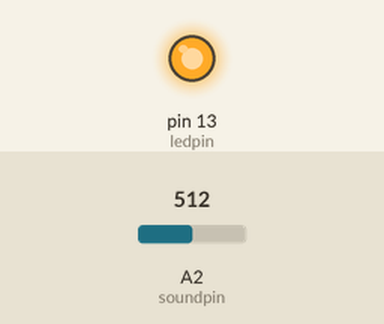
Simulated run of this sketch. Board: Arduino Nano, built with avr-gcc and run on an emulated ATmega328P. Shown: output pins drawn as LEDs (lit = HIGH). The inputs (shaded band) are chosen by the test bench; at power-on: A2 (soundpin) = 512.

Above: at 1.8 s.
1.9 s: A2 (soundpin) set to 209
3.4 s: A2 (soundpin) set to 187
At 4.8 s:
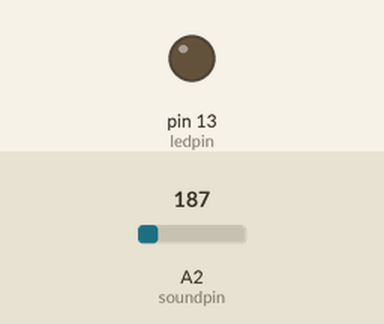
5.5 s: A2 (soundpin) set to 210
At 5.9 s:
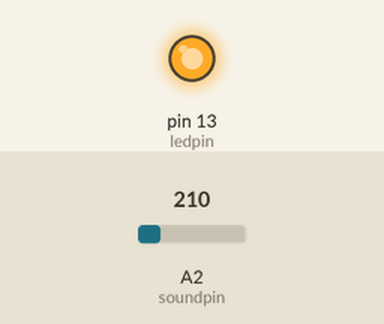
7.0 s: A2 (soundpin) set to 190
At 8.6 s:
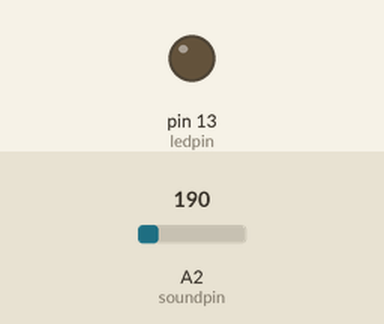
Timing chart, 0 to 10.0 s (numbered marks = the images above; inputs shaded):
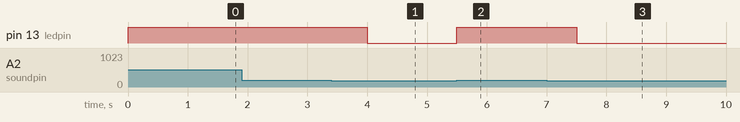

The sketch:

Clap_Switch_with_Arduino.ino
```cpp
// with arduino
//Using a Arduino Nano|ir sensor
//This is unlikely to be of much use in a practical applications
//ID OF USER: Rakeshtsg
//INTERFACE: Arduino
//You need to install the required libraries before uploading the code.

const int ledpin=13; // led pin and sound pin are not changed throughout the process
const int soundpin=A2;
const int threshold=200; // sets threshold for sound sensor
void setup() {
Serial.begin(9600);
pinMode(ledpin,OUTPUT);
pinMode(soundpin,INPUT);
}
void loop() {
  int soundsens=analogRead(soundpin); // read analog data from sensor
  if (soundsens>=threshold) {
    digitalWrite(ledpin, HIGH); // turn led on
    delay(1000);
  }
  else{
    digitalWrite(ledpin, LOW);
  }
}
```

Measured:
- the behaviour switches between 200 and 199 on A2 (soundpin) (found by bisection; images 0 and 1)
- after the input at 1.9 s, every drawn part: stays the same
- after the input at 3.4 s, pin 13 (ledpin): HIGH → LOW after 0.60 s
- after the input at 5.5 s, pin 13 (ledpin): LOW → HIGH at once
- after the input at 7.0 s, pin 13 (ledpin): HIGH → LOW after 0.50 s
